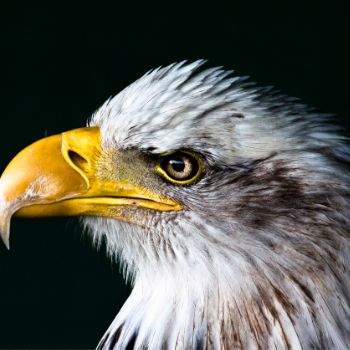
#> input picture bird.jpg, 350 x 350 px
$ python test.py
#> lines starting #> are read from the running program, lines starting #| are printed output that depends on the picture
#> further down, image is the input picture: shape (350, 350, 3); mean B, G, R 82.1, 91.3, 91.4
### mygo.py
import numpy as np


class my_GaussianBlur:
    def __init__(self, kernel_size=5, sigma=1.0):
        if kernel_size % 2 == 0:
            kernel_size += 1
        self.kernel_size = kernel_size
        self.sigma = sigma
        self.kernel = self._build_kernel()

    def _build_kernel(self):
        ax = np.linspace(-(self.kernel_size - 1) / 2.,
                         (self.kernel_size - 1) / 2.,
                         self.kernel_size)
        xx, yy = np.meshgrid(ax, ax)
        kernel = np.exp(-(xx**2 + yy**2) / (2 * self.sigma**2))
        return kernel / np.sum(kernel)

    def get_kernel(self):
        return self.kernel

    def blur(self, image):
        k = self.kernel_size
        pad = k // 2
        is_color= (len(image.shape)==3)
#> is_color = True

        if is_color:
            h,w,c = image.shape
#> h = 350; w = 350; c = 3
            pad_width = ((pad,pad),(pad,pad),(0,0))
            kernel = self.kernel[:,:,np.newaxis]
        else:
            h,w = image.shape
            pad_width = ((pad,pad),(pad,pad))
            kernel = self.kernel

        padded = np.pad(image, pad_width, mode='constant')
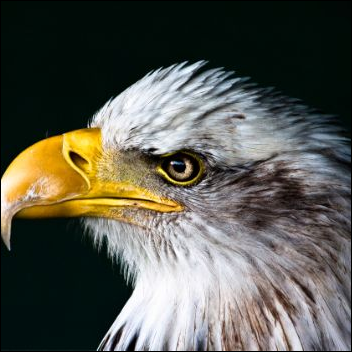
#> padded: shape (352, 352, 3); mean B, G, R 81.2, 90.3, 90.3
        result = np.zeros_like(image, dtype=np.float32)
        for i in range(h):
            for j in range(w):
                region = padded[i:i + k, j:j + k]
                if is_color:
                    result[i, j] = np.sum(region * kernel,axis=(0,1))
                else:
                    result[i, j] = np.sum(region * kernel)

        return np.clip(result, 0, 255).astype(np.uint8)

### test.py
import cv2
from mygo import my_GaussianBlur

image_path = "./bird.jpg"
image=cv2.imread('bird.jpg')

my_blurrer=my_GaussianBlur(kernel_size=3, sigma=1.0)
my_gause_image=my_blurrer.blur(image)
cv_gause_image = cv2.GaussianBlur(image, (5, 5), 1.0)
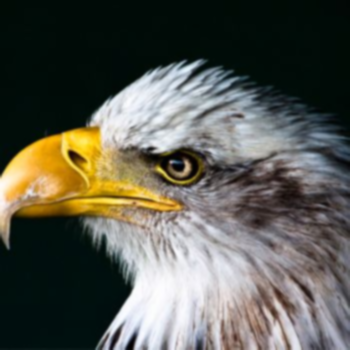
#> cv_gause_image: shape (350, 350, 3); mean B, G, R 82.1, 91.3, 91.4

cv2.imshow("my_gause_image", my_gause_image)
cv2.imshow("cv_gause_image", cv_gause_image)


cv2.waitKey(0)
cv2.destroyAllWindows()

$ run again, with image.jpg copied over bird.jpg
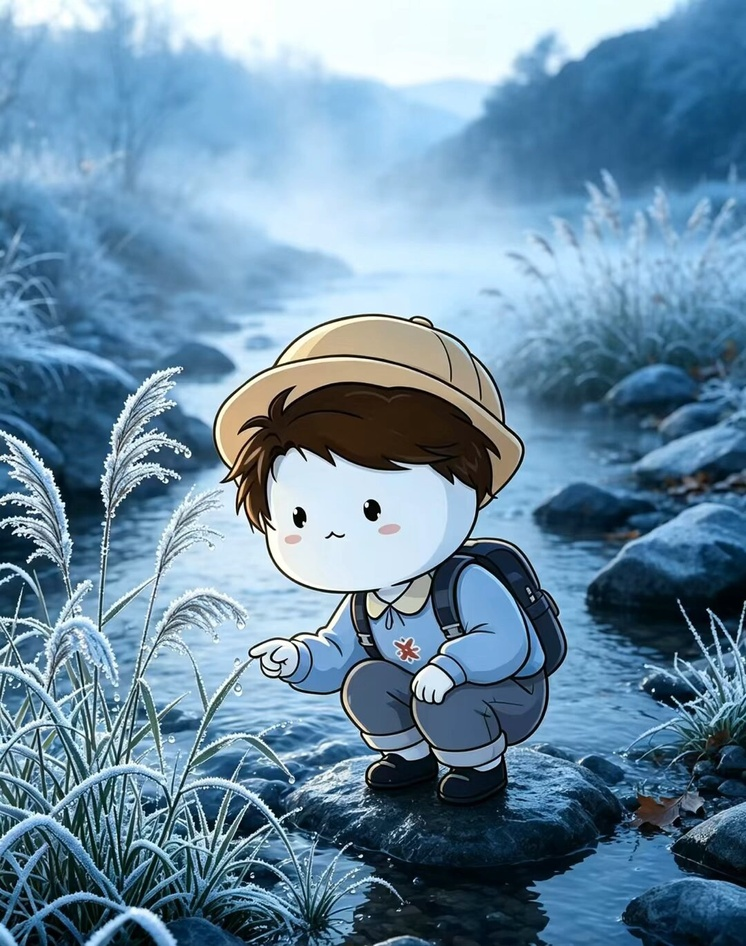
#> input picture image.jpg, 746 x 946 px, shrunk from 1080 x 1370 before the run
#> image is the input picture: shape (946, 746, 3); mean B, G, R 162.5, 138.8, 105.3
#> in blur, `padded = np.pad(image, pad_width, mode='constant')`:
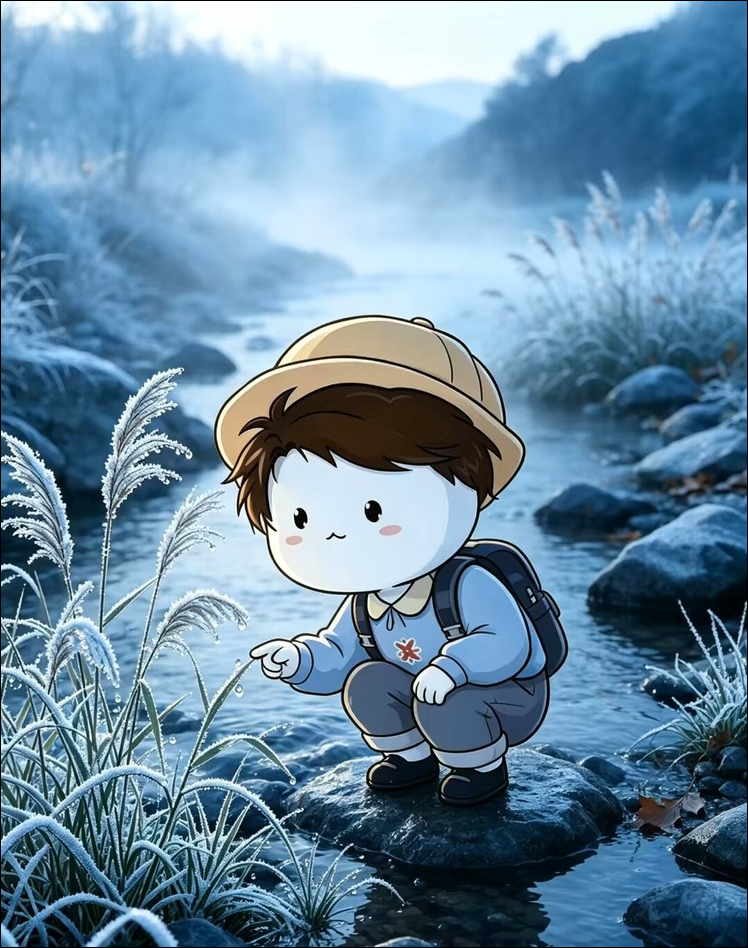
#> padded: shape (948, 748, 3); mean B, G, R 161.7, 138.1, 104.8

$ run again, with picture.jpg copied over bird.jpg
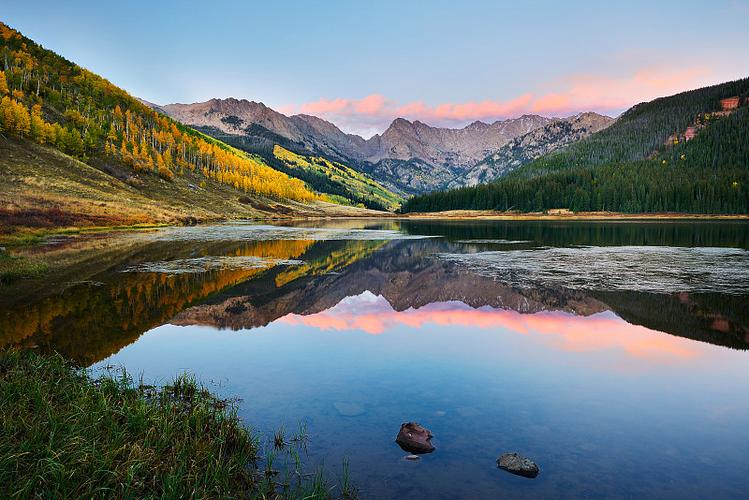
#> input picture picture.jpg, 749 x 500 px
#> image is the input picture: shape (500, 749, 3); mean B, G, R 117.1, 115.4, 105.1
#> in blur, `padded = np.pad(image, pad_width, mode='constant')`:
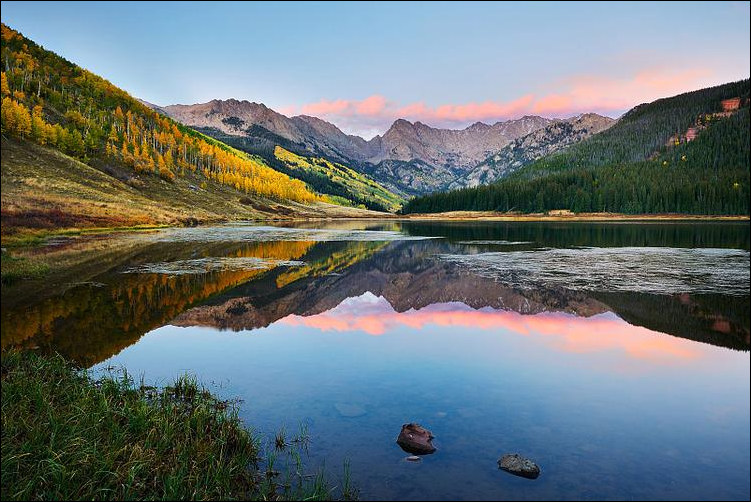
#> padded: shape (502, 751, 3); mean B, G, R 116.3, 114.6, 104.4
